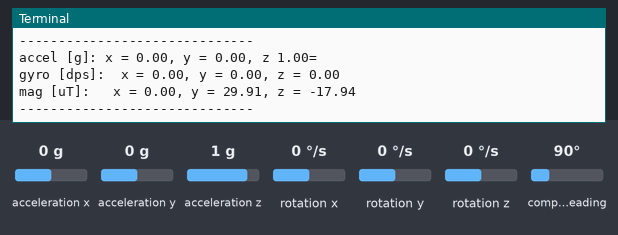
This program was run on a simulated Raspberry Pi (BCM pin numbers). On the bench: the last lines printed to the terminal. The inputs (shaded band) are chosen by the test bench; at power-on: acceleration x 0 g, acceleration y 0 g, acceleration z 1 g, rotation x 0 °/s, rotation y 0 °/s, rotation z 0 °/s, compass heading 90°. The interpreter's speed is modelled, so counts of loop turns are approximate; library files of the repository ran but are not shown: mpu9250.py.

Above: at 3.1 s.
3.2 s: acceleration x set to -1.4 g
4.7 s: acceleration y set to -1.4 g
6.2 s: acceleration z set to -1.4 g
7.7 s: rotation x set to -192 °/s
At 8.8 s:
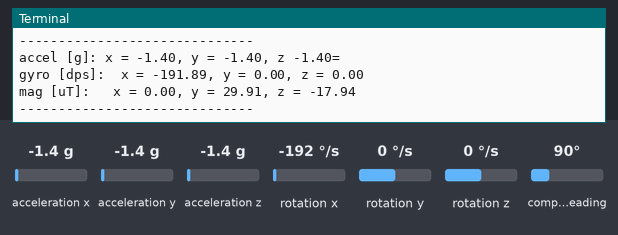
9.2 s: rotation y set to -192 °/s
At 10.8 s:
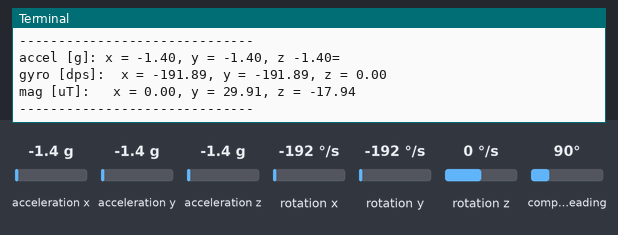

The program:

sensor.py
```python
# MPU6050 9-DoF Example Printout

from mpu9250 import *

time.sleep(1) # delay necessary to allow mpu9250 to settle

print('recording data')
while 1:
    try:
        ax,ay,az,wx,wy,wz = mpu6050_conv() # read and convert mpu6050 data
        mx,my,mz = AK8963_conv() # read and convert AK8963 magnetometer data
    except:
        continue

    print('{}'.format('-'*30))
    print('accel [g]: x = {0:2.2f}, y = {1:2.2f}, z {2:2.2f}= '.format(ax,ay,az))
    print('gyro [dps]:  x = {0:2.2f}, y = {1:2.2f}, z = {2:2.2f}'.format(wx,wy,wz))
    print('mag [uT]:   x = {0:2.2f}, y = {1:2.2f}, z = {2:2.2f}'.format(mx,my,mz))
    print('{}'.format('-'*30))
    time.sleep(1)
```

Measured:
- after the input at 7.7 s, the terminal: prints a new line after 0.28 s (image 1)
- after the input at 9.2 s, the terminal: prints a new line after 0.80 s (image 2)
